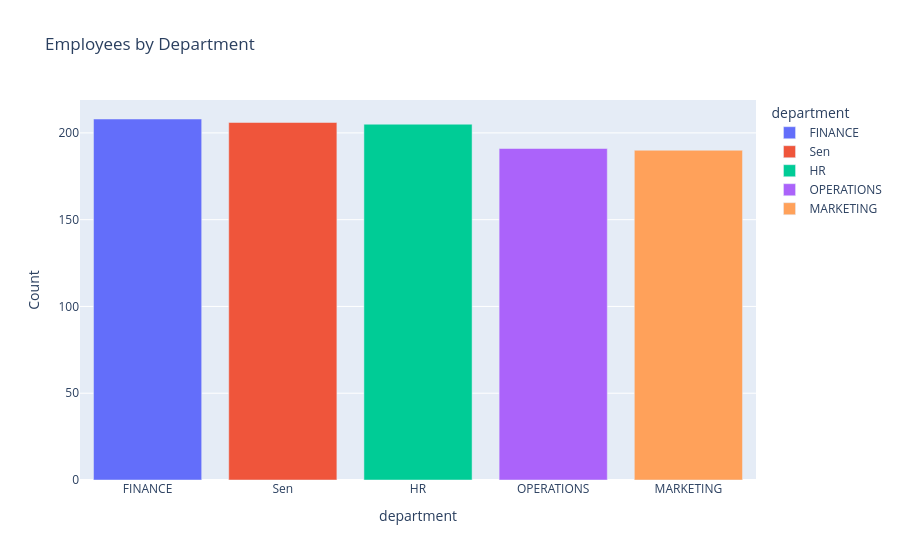

Write notebook code for a chart like this one.
### Code cell
dept_count12 = root["department"].value_counts().reset_index()
dept_count.columns = ["department", "Count"]
dept_count12
fig = px.bar(dept_count, x="department", y="Count",
             color="department", title="Employees by Department")
fig.show()

### Figure 1 — Plotly figure (JSON) as saved in the notebook; plotly's stock layout.template omitted (floating-point values rounded to 4 significant figures)
{"data": [{"hovertemplate": "department=%{x}<br>Count=%{y}<extra></extra>", "legendgroup": "FINANCE", "marker": {"color": "#636efa", "pattern": {"shape": ""}}, "name": "FINANCE", "orientation": "v", "showlegend": true, "textposition": "auto", "type": "bar", "x": ["FINANCE"], "xaxis": "x", "y": [208], "yaxis": "y"}, {"hovertemplate": "department=%{x}<br>Count=%{y}<extra></extra>", "legendgroup": "Sen", "marker": {"color": "#EF553B", "pattern": {"shape": ""}}, "name": "Sen", "orientation": "v", "showlegend": true, "textposition": "auto", "type": "bar", "x": ["Sen"], "xaxis": "x", "y": [206], "yaxis": "y"}, {"hovertemplate": "department=%{x}<br>Count=%{y}<extra></extra>", "legendgroup": "HR", "marker": {"color": "#00cc96", "pattern": {"shape": ""}}, "name": "HR", "orientation": "v", "showlegend": true, "textposition": "auto", "type": "bar", "x": ["HR"], "xaxis": "x", "y": [205], "yaxis": "y"}, {"hovertemplate": "department=%{x}<br>Count=%{y}<extra></extra>", "legendgroup": "OPERATIONS", "marker": {"color": "#ab63fa", "pattern": {"shape": ""}}, "name": "OPERATIONS", "orientation": "v", "showlegend": true, "textposition": "auto", "type": "bar", "x": ["OPERATIONS"], "xaxis": "x", "y": [191], "yaxis": "y"}, {"hovertemplate": "department=%{x}<br>Count=%{y}<extra></extra>", "legendgroup": "MARKETING", "marker": {"color": "#FFA15A", "pattern": {"shape": ""}}, "name": "MARKETING", "orientation": "v", "showlegend": true, "textposition": "auto", "type": "bar", "x": ["MARKETING"], "xaxis": "x", "y": [190], "yaxis": "y"}], "layout": {"barmode": "relative", "legend": {"title": {"text": "department"}, "tracegroupgap": 0}, "title": {"text": "Employees by Department"}, "xaxis": {"anchor": "y", "categoryarray": ["FINANCE", "Sen", "HR", "OPERATIONS", "MARKETING"], "categoryorder": "array", "domain": [0, 1], "title": {"text": "department"}}, "yaxis": {"anchor": "x", "domain": [0, 1], "title": {"text": "Count"}}}}
